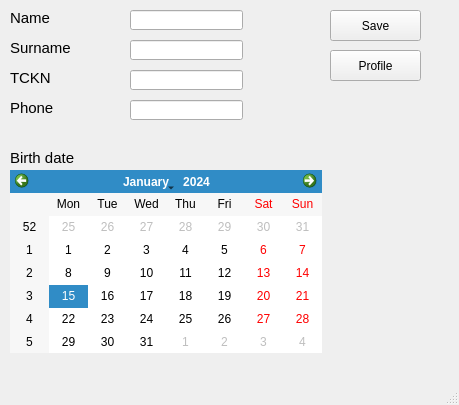
<?xml version="1.0" encoding="UTF-8"?>
<ui version="4.0">
 <class>asMainW</class>
 <widget class="QMainWindow" name="asMainW">
  <property name="geometry">
   <rect>
    <x>0</x>
    <y>0</y>
    <width>459</width>
    <height>405</height>
   </rect>
  </property>
  <property name="windowTitle">
   <string>Secretary</string>
  </property>
  <widget class="QWidget" name="centralwidget">
   <widget class="QLineEdit" name="nameTxt">
    <property name="geometry">
     <rect>
      <x>130</x>
      <y>10</y>
      <width>113</width>
      <height>20</height>
     </rect>
    </property>
   </widget>
   <widget class="QLabel" name="label">
    <property name="geometry">
     <rect>
      <x>10</x>
      <y>10</y>
      <width>121</width>
      <height>16</height>
     </rect>
    </property>
    <property name="font">
     <font>
      <pointsize>11</pointsize>
     </font>
    </property>
    <property name="text">
     <string>Name</string>
    </property>
   </widget>
   <widget class="QLineEdit" name="surnameTxt">
    <property name="geometry">
     <rect>
      <x>130</x>
      <y>40</y>
      <width>113</width>
      <height>20</height>
     </rect>
    </property>
   </widget>
   <widget class="QLabel" name="label_2">
    <property name="geometry">
     <rect>
      <x>10</x>
      <y>40</y>
      <width>121</width>
      <height>16</height>
     </rect>
    </property>
    <property name="font">
     <font>
      <pointsize>11</pointsize>
     </font>
    </property>
    <property name="text">
     <string>Surname</string>
    </property>
   </widget>
   <widget class="QLineEdit" name="tcTxt">
    <property name="geometry">
     <rect>
      <x>130</x>
      <y>70</y>
      <width>113</width>
      <height>20</height>
     </rect>
    </property>
   </widget>
   <widget class="QLabel" name="label_3">
    <property name="geometry">
     <rect>
      <x>10</x>
      <y>70</y>
      <width>121</width>
      <height>16</height>
     </rect>
    </property>
    <property name="font">
     <font>
      <pointsize>11</pointsize>
     </font>
    </property>
    <property name="text">
     <string>TCKN</string>
    </property>
   </widget>
   <widget class="QLineEdit" name="phoneTxt">
    <property name="geometry">
     <rect>
      <x>130</x>
      <y>100</y>
      <width>113</width>
      <height>20</height>
     </rect>
    </property>
   </widget>
   <widget class="QLabel" name="label_4">
    <property name="geometry">
     <rect>
      <x>10</x>
      <y>100</y>
      <width>121</width>
      <height>16</height>
     </rect>
    </property>
    <property name="font">
     <font>
      <pointsize>11</pointsize>
     </font>
    </property>
    <property name="text">
     <string>Phone</string>
    </property>
   </widget>
   <widget class="QCalendarWidget" name="calendarWidget">
    <property name="geometry">
     <rect>
      <x>10</x>
      <y>170</y>
      <width>312</width>
      <height>183</height>
     </rect>
    </property>
   </widget>
   <widget class="QLabel" name="label_5">
    <property name="geometry">
     <rect>
      <x>10</x>
      <y>150</y>
      <width>121</width>
      <height>16</height>
     </rect>
    </property>
    <property name="font">
     <font>
      <pointsize>11</pointsize>
     </font>
    </property>
    <property name="text">
     <string>Birth date</string>
    </property>
   </widget>
   <widget class="QPushButton" name="saveBtn">
    <property name="geometry">
     <rect>
      <x>330</x>
      <y>10</y>
      <width>91</width>
      <height>31</height>
     </rect>
    </property>
    <property name="text">
     <string>Save</string>
    </property>
   </widget>
   <widget class="QPushButton" name="profileBtn">
    <property name="geometry">
     <rect>
      <x>330</x>
      <y>50</y>
      <width>91</width>
      <height>31</height>
     </rect>
    </property>
    <property name="text">
     <string>Profile</string>
    </property>
   </widget>
  </widget>
  <widget class="QMenuBar" name="menubar">
   <property name="geometry">
    <rect>
     <x>0</x>
     <y>0</y>
     <width>459</width>
     <height>21</height>
    </rect>
   </property>
  </widget>
  <widget class="QStatusBar" name="statusbar"/>
 </widget>
 <resources/>
 <connections/>
</ui>
